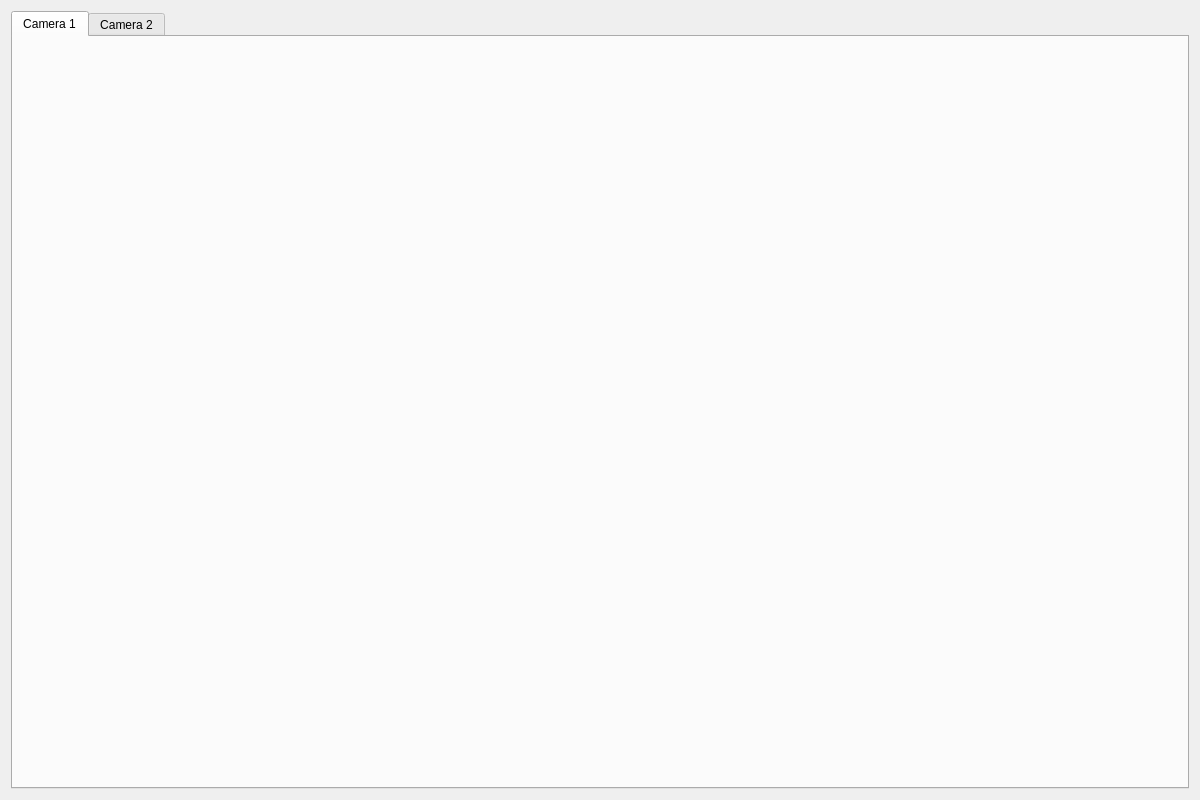
<?xml version="1.0" encoding="UTF-8"?>
<ui version="4.0">
 <class>ReolinkCameras</class>
 <widget class="QWidget" name="ReolinkCameras">
  <property name="geometry">
   <rect>
    <x>0</x>
    <y>0</y>
    <width>1200</width>
    <height>800</height>
   </rect>
  </property>
  <property name="windowTitle">
   <string>Diffractometer Cameras</string>
  </property>
  <layout class="QVBoxLayout" name="verticalLayout">
   <item>
    <widget class="QTabWidget" name="cameraTabs">
     <property name="currentIndex"><number>0</number></property>
     <widget class="QWidget" name="camera1Tab">
      <attribute name="title"><string>Camera 1</string></attribute>
      <layout class="QVBoxLayout" name="camera1Layout">
       <item>
        <widget class="PyDMEmbeddedDisplay" name="camera1Display">
         <property name="macros" stdset="0">
          <string>P=${P},R=Reolink1:,IMAGE_PV=${P}Reolink1:Pva1:Image,TITLE=Camera 1</string>
         </property>
         <property name="filename" stdset="0"><string>reolink_display.py</string></property>
        </widget>
       </item>
      </layout>
     </widget>
     <widget class="QWidget" name="camera2Tab">
      <attribute name="title"><string>Camera 2</string></attribute>
      <layout class="QVBoxLayout" name="camera2Layout">
       <item>
        <widget class="PyDMEmbeddedDisplay" name="camera2Display">
         <property name="macros" stdset="0">
          <string>P=${P},R=Reolink2:,IMAGE_PV=${P}Reolink2:Pva1:Image,TITLE=Camera 2</string>
         </property>
         <property name="filename" stdset="0"><string>reolink_display.py</string></property>
        </widget>
       </item>
      </layout>
     </widget>
    </widget>
   </item>
  </layout>
 </widget>
 <customwidgets>
  <customwidget>
   <class>PyDMEmbeddedDisplay</class>
   <extends>QFrame</extends>
   <header>pydm.widgets.embedded_display</header>
  </customwidget>
 </customwidgets>
 <resources/>
 <connections/>
</ui>
